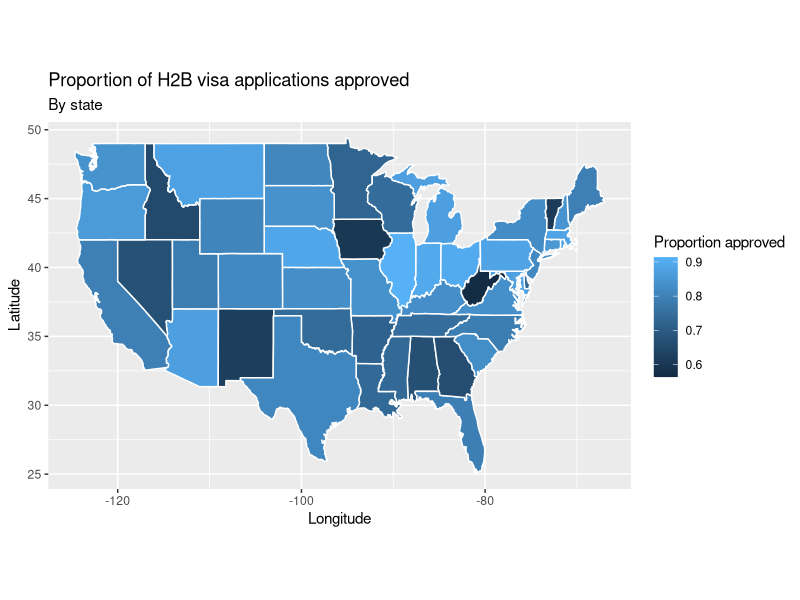
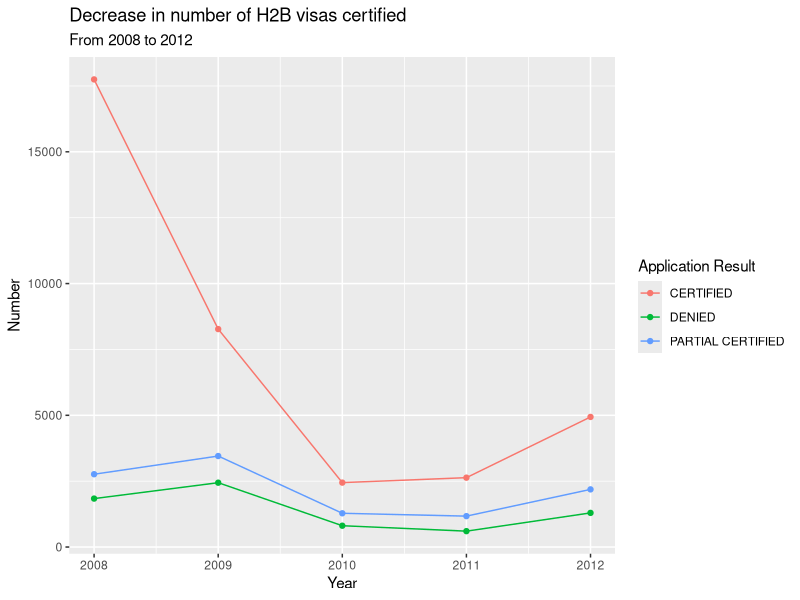

Source code (R) for these figures, in order:
## ---- chunk 1
knitr::opts_chunk$set(echo = FALSE)
## ---- chunk 2
library(tidyverse)
library(readxl)
library(stringr)
library(lubridate)

## ---- chunk 3
h2b2008 <- read_csv("data/H-2B_FY2008.csv") %>%
  mutate(year = 2008)
h2b2009 <- read_csv("data/H-2B_FY2009.csv") %>%
  mutate(year = 2009)
h2b2010 <- read_csv("data/H-2B_FY2010.csv") %>%
  mutate(year = 2010)
h2b2011 <- read_csv("data/H-2B_FY2011.csv") %>%
  mutate(year = 2011)
h2b2012 <- read_csv("data/H-2B_FY2012.csv") %>%
  mutate(year = 2012)

h2b <- h2b2008 %>%
  full_join(h2b2009) %>%
  full_join(h2b2010)%>%
  full_join(h2b2011)%>%
  full_join(h2b2012)

h2b <- h2b %>%
  select(year, CASE_NO, DECISION_DATE, NPC_SUBMITTED_DATE, CASE_STATUS, ALIEN_WORK_STATE, CERTIFICATION_BEGIN_DATE, CERTIFICATION_END_DATE, EMPLOYER_CITY, EMPLOYER_STATE, EMPLOYER_POSTAL_CODE, AGENT_ATTORNEY_CITY, AGENT_ATTORNEY_STATE, JOB_TITLE, NBR_WORKERS_CERTIFIED, PREVAILING_WAGE, PW_UNIT_OF_PAY, BASIC_RATE_OF_PAY, BASIC_UNIT_OF_PAY, DOT_OCCUPATIONAL_CODE, NBR_WORKERS_REQUESTED, DOT_NAME, SOC_CODE, SOC_NAME)
## ---- chunk 4
h2b <- h2b %>%
  mutate(case_no = CASE_NO, 
         decision_date = DECISION_DATE,
         npc_submitted_date = NPC_SUBMITTED_DATE,
         case_status = CASE_STATUS, 
         alien_work_state = ALIEN_WORK_STATE, 
         certification_begin_date = CERTIFICATION_BEGIN_DATE, 
         certification_end_date = CERTIFICATION_END_DATE, 
         employer_city = EMPLOYER_CITY, 
         employer_state = EMPLOYER_STATE, 
         employer_postal_code = EMPLOYER_POSTAL_CODE, 
         agent_attorney_city = AGENT_ATTORNEY_CITY, 
         agent_attorney_state = AGENT_ATTORNEY_STATE, 
         job_title = JOB_TITLE, 
         nbr_workers_certified = NBR_WORKERS_CERTIFIED, 
         prevailing_wage = PREVAILING_WAGE, 
         pw_unit_of_pay = PW_UNIT_OF_PAY, 
         basic_rate_of_pay = BASIC_RATE_OF_PAY, 
         basic_unit_of_pay = BASIC_UNIT_OF_PAY, 
         dot_occupational_code = DOT_OCCUPATIONAL_CODE, 
         nbur_workers_requested =NBR_WORKERS_REQUESTED, 
         dot_name = DOT_NAME, 
         soc_code = SOC_CODE, 
         soc_name = SOC_NAME)

h2b <- h2b %>%
  select(year, case_no, decision_date, npc_submitted_date, case_status, alien_work_state, certification_begin_date, certification_end_date, employer_city, employer_state, employer_postal_code, agent_attorney_city, agent_attorney_state, job_title, nbr_workers_certified, prevailing_wage, pw_unit_of_pay, basic_rate_of_pay, basic_unit_of_pay, dot_occupational_code, nbur_workers_requested, dot_name, soc_code, soc_name)

## ---- chunk 5

h2b <- h2b %>%
  mutate(wage_diff = case_when(
  prevailing_wage > basic_rate_of_pay ~ "prevail_higher",
  prevailing_wage == basic_rate_of_pay ~ "same",
  prevailing_wage < basic_rate_of_pay ~ "basic_higher"
  ))
  

## ---- chunk 6

h2b_1 <- h2b %>%
  separate(decision_date, c('decision_month', 'decision_day', 'decision_year'), sep="/", remove = FALSE) 

h2b_2 <- h2b %>%
  separate(npc_submitted_date, c('submitted_month', 'submitted_day', 'submitted_year'), sep="/", remove = FALSE)

h2b_filter_1 <- h2b_1 %>%
  #filter(decision_day == "NA") %>%
  separate(decision_date, c('decision_day', 'decision_month', 'decision_year'), sep="-", remove = FALSE) 

h2b_1 <- h2b_1 %>%
  filter(decision_day != "NA")

h2b_filter_2 <- h2b_2 %>%
  #filter(submitted_day == "NA") %>%
    separate(npc_submitted_date, c('submitted_day', 'submitted_month', 'submitted_year'), sep = "-", remove = FALSE)

h2b_2 <- h2b_2  %>%
  filter(submitted_day != "NA")

h2b <- h2b_1 %>%
  full_join(h2b_2) 
  
h2b_filter <- h2b_filter_1 %>%
  full_join(h2b_filter_2)

h2b <- h2b %>%
  full_join(h2b_filter)

h2b <- h2b %>%
  mutate(decision_season = case_when(
    decision_month == "1" ~ "winter", 
    decision_month == "2" ~ "winter",
    decision_month == "3" ~ "spring",
    decision_month == "4" ~ "spring",
    decision_month == "5" ~ "spring",
    decision_month == "6" ~ "summer",
    decision_month == "7" ~ "summer",
    decision_month == "8" ~ "summer",
    decision_month == "9" ~ "fall",
    decision_month == "10" ~ "fall", 
    decision_month == "11" ~ "fall",
    decision_month == "12" ~ "winter",
    decision_month == "Jan" ~ "winter", 
    decision_month == "Feb" ~ "winter",
    decision_month == "Mar" ~ "spring",
    decision_month == "Apr" ~ "spring",
    decision_month == "May" ~ "spring",
    decision_month == "Jun" ~ "summer",
    decision_month == "Jul" ~ "summer",
    decision_month == "Aug" ~ "summer",
    decision_month == "Sep" ~ "fall",
    decision_month == "Oct" ~ "fall", 
    decision_month == "Nov" ~ "fall",
    decision_month == "Dec" ~ "winter"
  ))

h2b <- h2b %>%
  mutate(submitted_season = case_when(
    submitted_month == "1" ~ "winter", 
    submitted_month == "2" ~ "winter",
    submitted_month == "3" ~ "spring",
    submitted_month == "4" ~ "spring",
    submitted_month == "5" ~ "spring",
    submitted_month == "6" ~ "summer",
    submitted_month == "7" ~ "summer",
    submitted_month == "8" ~ "summer",
    submitted_month == "9" ~ "fall",
    submitted_month == "10" ~ "fall", 
    submitted_month == "11" ~ "fall",
    submitted_month == "12" ~ "winter",
    submitted_month == "Jan" ~ "winter", 
    submitted_month == "Feb" ~ "winter",
    submitted_month == "Mar" ~ "spring",
    submitted_month == "Apr" ~ "spring",
    submitted_month == "May" ~ "spring",
    submitted_month == "Jun" ~ "summer",
    submitted_month == "Jul" ~ "summer",
    submitted_month == "Aug" ~ "summer",
    submitted_month == "Sep" ~ "fall",
    submitted_month == "Oct" ~ "fall", 
    submitted_month == "Nov" ~ "fall",
    submitted_month == "Dec" ~ "winter"
  ))

## ---- chunk 7
h2b <- h2b %>%
  mutate(region = case_when(
    employer_state == "WA" | employer_state == "OR" | employer_state == "CA" |  employer_state == "ID" | employer_state == "MT" | employer_state == "WY" | employer_state == "NV" | employer_state == "UT" | employer_state == "CO" | employer_state == "AZ" | employer_state == "NM" | employer_state == "AK" | employer_state == "HI" ~ "West",
    employer_state == "ND" | employer_state == "SD" | employer_state == "NE" | employer_state == "KS" | employer_state == "MN" | employer_state == "IA" | employer_state == "MO" | employer_state == "WI" | employer_state == "IL" | employer_state == "MI" | employer_state == "IN" | employer_state == "OH" ~ "Midwest",
    employer_state == "TX" | employer_state == "OK" | employer_state == "AR" | employer_state == "LA" | employer_state == "MS" | employer_state == "AL" | employer_state == "TN" | employer_state == "KY" | employer_state == "WV" | employer_state == "MD" | employer_state == "DE" | employer_state == "VA" | employer_state == "NC" | employer_state == "SC" | employer_state == "GA" | employer_state == "FL" ~ "South",
    employer_state == "ME" | employer_state == "NH" | employer_state == "VT" | employer_state == "MA" | employer_state == "CT" | employer_state == "RI" | employer_state == "NJ" | employer_state == "NY" | employer_state == "PA" ~ "Northeast"
  ))
## ---- chunk 8
h2b <- h2b %>%
  mutate(occupation_category = case_when(
    str_sub(dot_occupational_code,1,1) == "0" | str_sub(dot_occupational_code,1,1) == "1" ~ "professional, technical, and managerial",
    str_sub(dot_occupational_code,1,1) == "2" ~ "clerical and sales",
    str_sub(dot_occupational_code,1,1) == "3" ~ "service",
    str_sub(dot_occupational_code,1,1) == "4" ~ "agricultural, fishery, forestry, and related",
    str_sub(dot_occupational_code,1,1) == "5" ~ "processing",
    str_sub(dot_occupational_code,1,1) == "6" ~ "machine trades",
    str_sub(dot_occupational_code,1,1) == "7" ~ "benchwork",
    str_sub(dot_occupational_code,1,1) == "8" ~ "structural work",
    str_sub(dot_occupational_code,1,1) == "9" ~ "miscellaneous"
  ))

## ---- chunk 9
state_props <- h2b %>%
  filter(!is.na(nbur_workers_requested) & !(is.na(nbr_workers_certified))) %>%
  filter(employer_state %in% state.abb | employer_state == "DC") %>%
  filter(employer_state != "HI" & employer_state!="AK") %>%
  mutate(region = case_when(employer_state %in% state.abb ~ tolower(setNames(state.name, state.abb))[employer_state], employer_state == "DC" ~ "district of columbia")) %>%
  group_by(region) %>%
  summarise(prop = sum(nbr_workers_certified) / sum(nbur_workers_requested))

#h2b %>%
  #filter(!is.na(nbur_workers_requested) & !(is.na(nbr_workers_certified))) %>%
  #group_by(employer_state) %>%
  #summarise(prop = sum(nbr_workers_certified) / sum(nbur_workers_requested),
   #         n = n()) %>%
  #arrange(desc(prop))

#h2b %>%
 # filter(!is.na(nbur_workers_requested) & !(is.na(nbr_workers_certified))) %>%
  #group_by(employer_state) %>%
  #summarise(prop = sum(nbr_workers_certified) / sum(nbur_workers_requested),
   #         n = n()) %>%
  #arrange(prop)

map <- merge(state_props, map_data("state"), sort = FALSE, by = "region")

map %>%
  ggplot() + 
  geom_polygon(aes(x = long, y = lat, group = group, fill = prop), color = "white") +
  coord_fixed(1.5) + 
  labs(title = "Proportion of H2B visa applications approved",
       subtitle = "By state",
       x = "Longitude",
       y = "Latitude",
       fill = "Proportion approved")
  
#map_data("state") %>%
 # ggplot() +
  #geom_polygon(aes(x = long, y = lat, group = group), color = "white")
## ---- chunk 10
h2b %>% 
  filter(case_status %in% c("CERTIFIED", "PARTIAL CERTIFIED", "DENIED")) %>%
  group_by(year) %>%
  count(case_status) %>%
  ggplot(mapping = aes(x = year, y = n, color = case_status)) +
  geom_point() + 
  geom_line() +
  labs(title = "Decrease in number of H2B visas certified",
       subtitle = "From 2008 to 2012",
       x = "Year",
       y = "Number",
       color = "Application Result")
